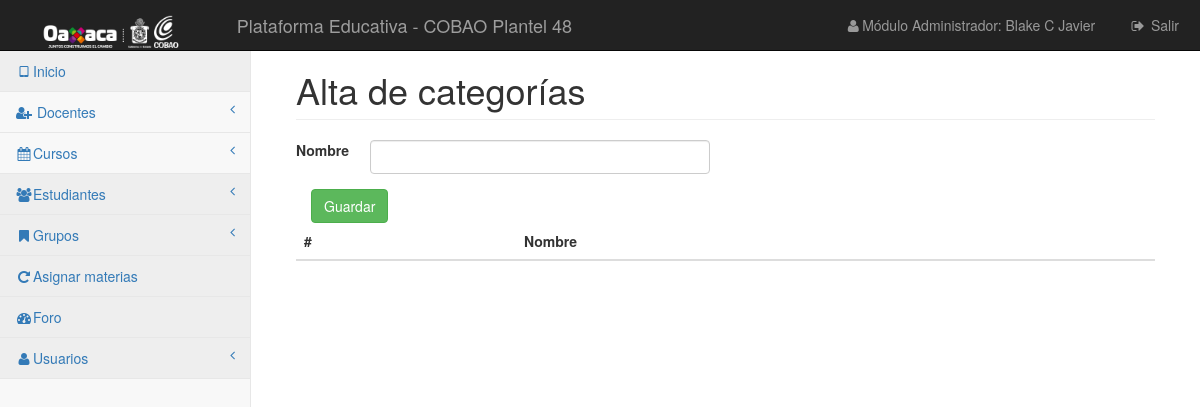
The page /vistas/foro/categorias.php (signed in) on the database as committed earlier.
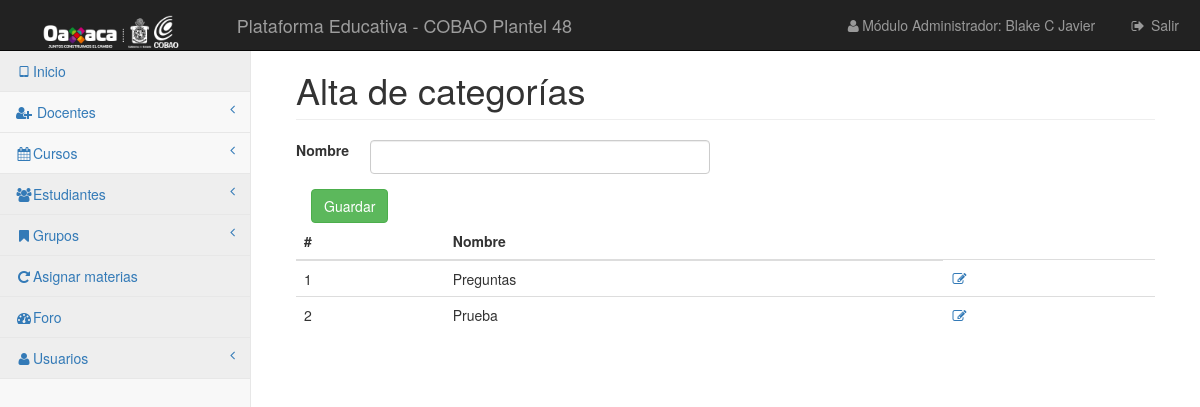
The same page on the database as committed later.
### tables this page shows
CREATE TABLE `foro_categoria` (
  `id_forocategoria` int(11) NOT NULL,
  `categoria` varchar(250) NOT NULL
);

### librerias/Simple_sessions.php (called while the page is built, shortened)
<?php
class Simple_sessions{
private $my_sess;
public function  __construct($sess_name = 'simple_sessions'){
$this->my_sess = &$_SESSION;
}
public function check_sess($name){
return isset($this->my_sess[$name]);
}
}
?>

### vistas/foro/categorias.php (the view, shortened to what the changed rows need)
<?php
require_once '../../librerias/Simple_sessions.php';
$obj_ses = new Simple_sessions();
if ($obj_ses->check_sess('userid')) {
    include "../../control/conexion.php";
    ?>
    <!DOCTYPE html>
    <html lang="es">
    <head>
        <link href="../../css/bootstrap.min.css" rel="stylesheet">
        <link href="../../css/metisMenu.min.css" rel="stylesheet">
        <link href="../../css/timeline.css" rel="stylesheet">
        <link href="../../css/startmin.css" rel="stylesheet">
        <link href="../../css/morris.css" rel="stylesheet">
        <link href="../../css/font-awesome.min.css" rel="stylesheet" type="text/css">
    </head>
    <body>
    <div id="wrapper">
        <div id="page-wrapper">
            <div class="container-fluid">
                <div class="row">
                    <div class="col-lg-12">
                        <h1 class="page-header">Alta de categorías</h1>
                    </div>
                </div>
                <div class="row">
                    <div class="col-lg-12">
                        <div class="table-responsive">
                                <table class="table">
                                <thead>
                                <tr>
                                    <th>#</th>
                                    <th>Nombre</th>
                                </tr>
                                </thead>
                                <tbody>
                                <?php
                                    $consulta_m = "SELECT * FROM `foro_categoria`";
                                    $ejecutar2 = $conexion->query($consulta_m);
                                    $i = 0;
                                    while ($datos = $ejecutar2->fetch_assoc()) {
                                        echo "<tr>";
                                        echo "<td>". number_format( $i += 1) ."</td>";
                                        echo "<td>". $datos['categoria'] ."</td>";
                                        echo "<td><a href='' onclick='return confirm(\"¿Inscribirse?\");' <i class='fa fa-edit fa-fw' aria-hidden='true'></i></a></td>";
                                        echo "<tr>";
                                    }
                                ?>
                                </tbody>
                            </table>
                        </div>
                    </div>
                </div>
            </div>
        </div>
    </div>
    </body>
    </html>
    <?php
}else{
    header("Location: ../../index.php");
}
?>

Rows that differ between the two databases and show on the page:
added foro_categoria: i "1", categoria "Preguntas"
added foro_categoria: i "2", categoria "Prueba"
